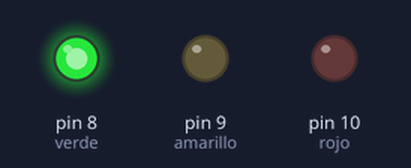
Bench run of a sketch on a simulated Arduino Uno, built with avr-gcc and run on an emulated ATmega328P. Parts: output pins drawn as LEDs (lit = HIGH).

Above: at 3.0 s.
At 6.5 s:
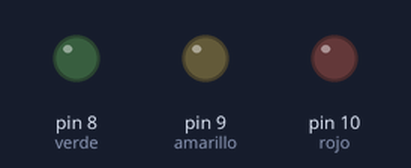
At 10.4 s:
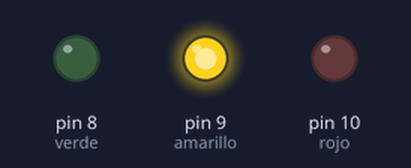
At 14.4 s:
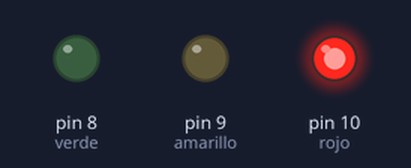
Timing chart, 0 to 22.0 s (numbered marks = the images above):
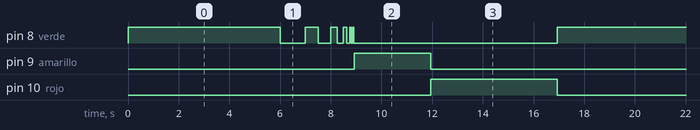

Measured:
- by itself, pin 9 (amarillo): alternates HIGH for 3.0 s and LOW for 13.9 s
- by itself, pin 10 (rojo): alternates HIGH for 5.0 s and LOW for 11.9 s
- by itself, pin 8 (verde): repeats every 16.9 s: LOW 1.0 s, HIGH 0.50 s, LOW 0.50 s, HIGH 0.25 s, LOW 0.25 s, HIGH 0.13 s, LOW 0.13 s, HIGH 0.06 s, LOW 0.06 s, HIGH 0.03 s, LOW 8.0 s, HIGH 6.0 s

The sketch:

semaforo.ino
```cpp
#define verde 8
#define amarillo 9
#define rojo 10
int tiempo = 1000;
void setup() {
  pinMode(verde, OUTPUT); //verde
  pinMode(amarillo, OUTPUT); //amarillo
  pinMode(rojo, OUTPUT); //rojo
}

void loop() {
  digitalWrite(verde, HIGH);
  delay(5000);
  digitalWrite(verde, LOW);
  for (int i = 0; i < 6; i++) {
    digitalWrite(verde, HIGH);
    delay(tiempo);
    digitalWrite(verde, LOW);
    delay(tiempo);
    tiempo = tiempo / 2;
  }
  tiempo = 1000;
  digitalWrite(amarillo, HIGH);
  delay(3000);
  digitalWrite(amarillo, LOW);
  digitalWrite(rojo, HIGH);
  delay(5000);
  digitalWrite(rojo, LOW);
}
```
